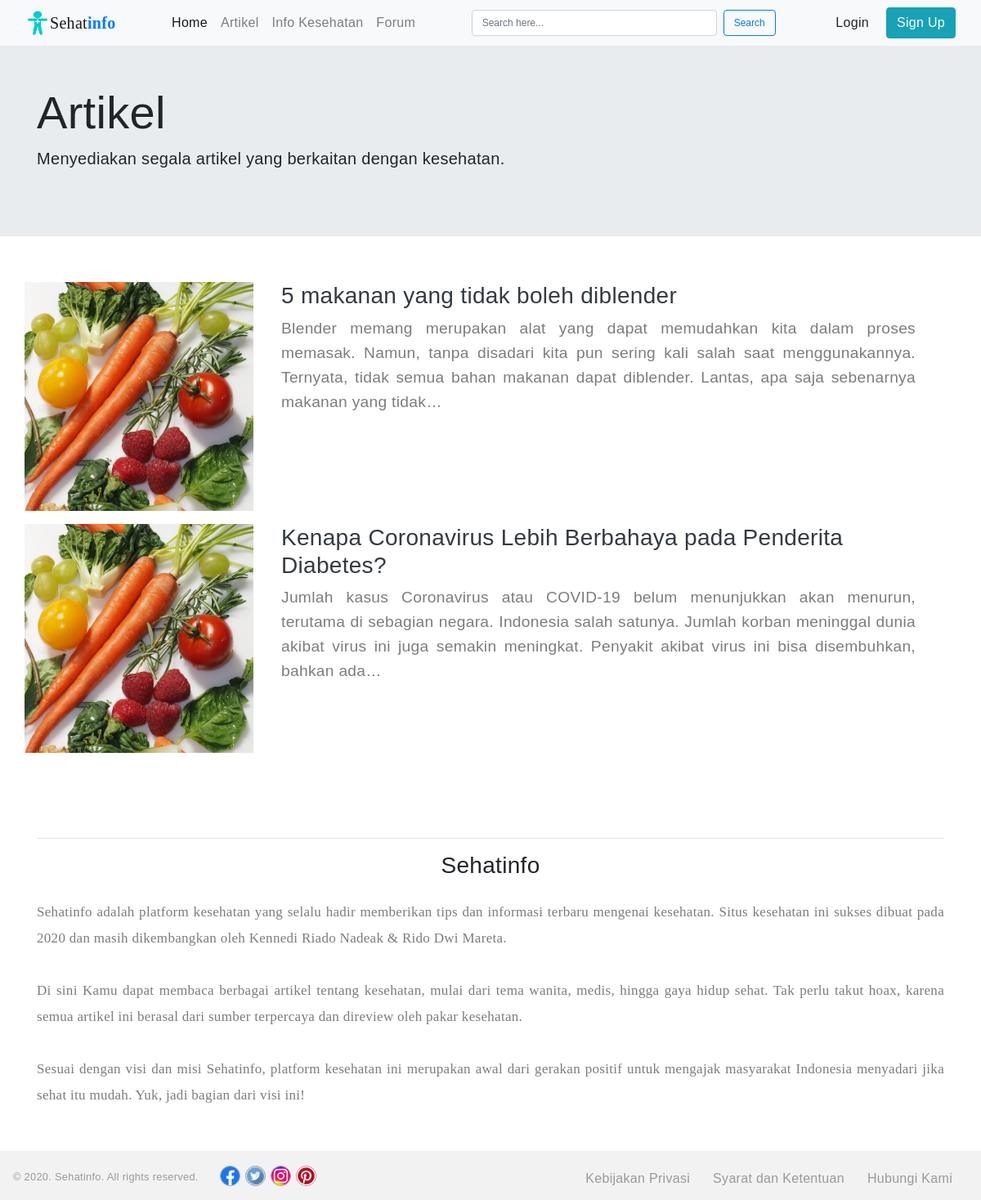
Screenshot of /page/navbar/artikel.php with the database file from the repository.
### tables this page shows
CREATE TABLE `artikel` (
  `id` int(11) NOT NULL,
  `judul` varchar(100) NOT NULL,
  `isi` text NOT NULL,
  `story_text` text NOT NULL,
  `gambar` varchar(255) NOT NULL
);

### page/navbar/artikel.php (the view, shortened to what this page needs)
<?php include '../template/header.php'; ?>
<div class="jumbotron jumbotron-fluid">
  <div class="container">
    <h1 class="display-4">Artikel</h1>
    <p class="lead">Menyediakan segala artikel yang berkaitan dengan kesehatan.</p>
  </div>
</div>
<div class="container pt-3 pb-3">
    <div class="row">
    <?php
    include '../koneksi.php';
    $sql = mysqli_query($koneksi,"select * from artikel");
    while($data = mysqli_fetch_array($sql)){
    ?>
            <ul class="list-unstyled">
                <li>
                    <a class="artikel-img-a text-decoration-none" href="artikel/artikel.php?id=<?php echo $data['id']; ?>">
                        <img class="artikel-img" src="../../images/Artikel/buah.jpg" alt="">
                    </a>
                    <div class="content">
                        <h3>
                            <a class="text-decoration-none text-dark" href="artikel/artikel.php?id=<?php echo $data['id']; ?>">
                            <?php echo $data['judul']; ?>
                            </a>
                        </h3>
                        <div class="story-text">
                            <p><?php echo $data['story_text']; ?>
                            </p>
                        </div>
                    </div>
                </li>
            </ul>
        <?php } ?>
    </div>
</div>
<?php include '../template/footer.php'; ?>

### page/template/header.php (shortened to what this page needs)
<!DOCTYPE html>
<html>
<head>
    <link href="/sehatinfo/css/bootstrap.min.css" rel="stylesheet" media="screen">
    <link rel="stylesheet" type="text/css" href="/sehatinfo/fontawesome/css/all.min.css">
    <link rel="stylesheet" type="text/css" href="/sehatinfo/style.css">
</head>
<body>
        <nav class="navbar fixed-top navbar-expand-lg  navbar-light bg-light">
            <div class="container-fluid">
                <img src="/sehatinfo/images/sehatinfo.png" width="30" height="30" class="d-inline-block align-top"
                    alt="">
                <a class="navbar-brand mr-auto" href="/sehatinfo/page/index.php" style="font-family: cursive;">Sehat<b
                        class="text-primary">info</b></a>
                <div class="collapse navbar-collapse" id="navbarTogglerDemo03">
                    <ul class="navbar-nav ml-auto mr-auto mt-2 mt-lg-0">
                        <li class="nav-item active">
                            <a class="nav-link" href="/sehatinfo/page/index.php">Home <span class="sr-only">(current)</span></a>
                        </li>
                        <li class="nav-item">
                            <a class="nav-link" href="/sehatinfo/page/navbar/artikel.php">Artikel</a>
                        </li>
                        <li class="nav-item">
                            <a class="nav-link " href="/sehatinfo/page/navbar/info_kesehatan.php">Info Kesehatan</a>
                        </li>
                        <li class="nav-item">
                            <a class="nav-link " href="/sehatinfo/page/navbar/forum.php">Forum</a>
                        </li>
                    </ul>
                    <form class="form-inline">
                        <input class="form-control mr-sm-2" type="search" id="search-width" placeholder="Search here..."
                            aria-label="Search">
                        <button class="btn btn-outline-primary my-2 my-sm-0 form-control" type="submit">Search</button>
                    </form>
                    <ul class="navbar-nav ml-auto">
                        <li class="nav-item mr-sm-2">
                            <a class="btn btn-light" href="/sehatinfo/page/login.php">Login</a>
                        </li>
                        <li class="nav-item  my-2 my-sm-0">
                            <a class="btn btn-info btn-block" href="/sehatinfo/page/sign_up.php">Sign Up</a>
                        </li>
                    </ul>
                </div>
            </div>
        </nav>

### page/template/footer.php
<div class="container pt-3 pb-5 mb-5">
    <hr>
    <h3 class="text-center mb-4">Sehatinfo</h3>
    <p class="site-info">
        Sehatinfo adalah platform kesehatan yang selalu hadir
        memberikan tips dan informasi terbaru mengenai kesehatan. Situs kesehatan ini sukses dibuat
        pada 2020 dan masih dikembangkan oleh Kennedi Riado Nadeak & Rido Dwi Mareta.
        <br>
        <br>
        Di sini Kamu dapat membaca berbagai artikel tentang kesehatan, mulai dari tema wanita, medis, hingga
        gaya hidup sehat. Tak perlu takut hoax, karena semua artikel
        ini berasal dari sumber terpercaya dan direview oleh pakar kesehatan.
        <br>
        <br>
        Sesuai dengan visi dan misi Sehatinfo, platform kesehatan ini merupakan awal dari gerakan positif
        untuk mengajak masyarakat Indonesia menyadari jika sehat itu mudah. Yuk, jadi bagian dari visi ini!
    </p>
</div>
<footer>
    <div class="footer-block1 ml-3">
        <small class="copyright">© 2020. Sehatinfo. All rights reserved.</small>
        <div class="social">
            <a class="social-button" href="https://www.facebook.com">
                <img alt="Facebook" src="/sehatinfo/images/facebook.png">
            </a>
            <a class="social-button" href="https://twitter.com">
                <img alt="Twitter" src="/sehatinfo/images/twitter.png">
            </a>
            <a class="social-button" href="https://www.instagram.com/">
                <img alt="Instagram" src="/sehatinfo/images/instagram.png">
            </a>
            <a class="social-button" href="https://www.pinterest.com">
                <img alt="Youtube" src="/sehatinfo/images/pinterest.png">
            </a>
        </div>
    </div>
    <nav class="footer-menu mr-3">
        <ul class="footer-menu-list clearfix">
            <li>
                <a class="footer-menu-link text-decoration-none"
                    href="/sehatinfo/page/footer/kebijakan-privasi.php">Kebijakan Privasi</a>
            </li>
            <li>
                <a class="footer-menu-link text-decoration-none"
                    href="/sehatinfo/page/footer/syarat-dan-ketentuan.php">Syarat dan Ketentuan</a>
            </li>
            <li>
                <a class="footer-menu-link text-decoration-none" href="/sehatinfo/page/footer/hubungi-kami.php">Hubungi
                    Kami</a>
            </li>
        </ul>
    </nav>
</footer>
</body>
</html>

### style.css (style rules this page uses)
html { min-height: 100%; position: relative; }
body { font-family: 'Varela Round', sans-serif; letter-spacing: .30px; }
ul { list-style: none; }
a { text-decoration: none; color: inherit; }
.container { margin-top: 40px; }
.form-control { font-size: 12px; }
.content { margin-left: 314px; margin-right: 50px; }
#search-width { width: 300px; }
.artikel-img-a { float: left; width: 280px; height: 280px; }
.artikel-img { width: 100%; }
.story-text { color: #7c7c7c; font-size: larger; line-height: 30px; text-align: justify; }
.site-info { font-size: 17px; line-height: 32px; text-align: justify; color: #7c7c7c; font-family: Georgia, 'Times New Roman', Times, serif; }
footer { position: absolute; left: 0; bottom: 0; width: 100%; overflow: hidden; height: 60px; background: #f2f2f2; color: #999; }
.copyright { float: left; display: block; padding-top: 22px; margin-right: 20px; }
.social { float: left; padding-top: 18px; }
.social-button { float: left; display: block; width: 25px; height: 25px; margin-left: 6px; }
.social-button>img { width: 100%; height: 100%; border: 1px solid #999; border-radius: 50%; }
.footer-menu { display: block; position: absolute; right: 5px; top: 22px; }
.footer-menu-list>li { float: left; }
.footer-menu-link { padding: 0 14px; }

### rows the page displays
artikel: judul "5 makanan yang tidak boleh diblender", story_text "Blender memang merupakan alat yang dapat memudahkan kita dalam proses memasak. Namun, tanpa disadari kita pun sering kali salah saat menggunakannya. Ternyata, tidak semua bahan makanan dapat diblender. Lantas, apa saja sebenarnya makanan yang tidak…"
artikel: judul "Kenapa Coronavirus Lebih Berbahaya pada Penderita Diabetes?", story_text "Jumlah kasus Coronavirus atau COVID-19 belum menunjukkan akan menurun, terutama di sebagian negara. Indonesia salah satunya. Jumlah korban meninggal dunia akibat virus ini juga semakin meningkat. Penyakit akibat virus ini bisa disembuhkan, bahkan ada…"
